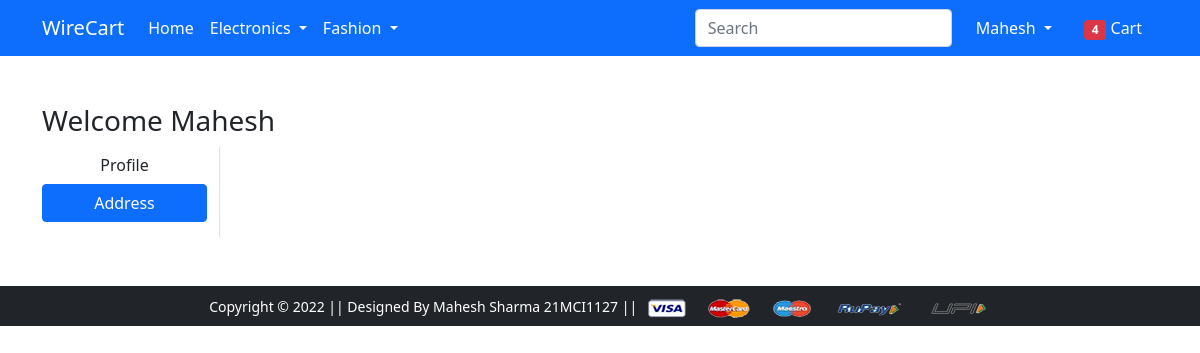
Page /address/ (signed in) on the earlier database version.
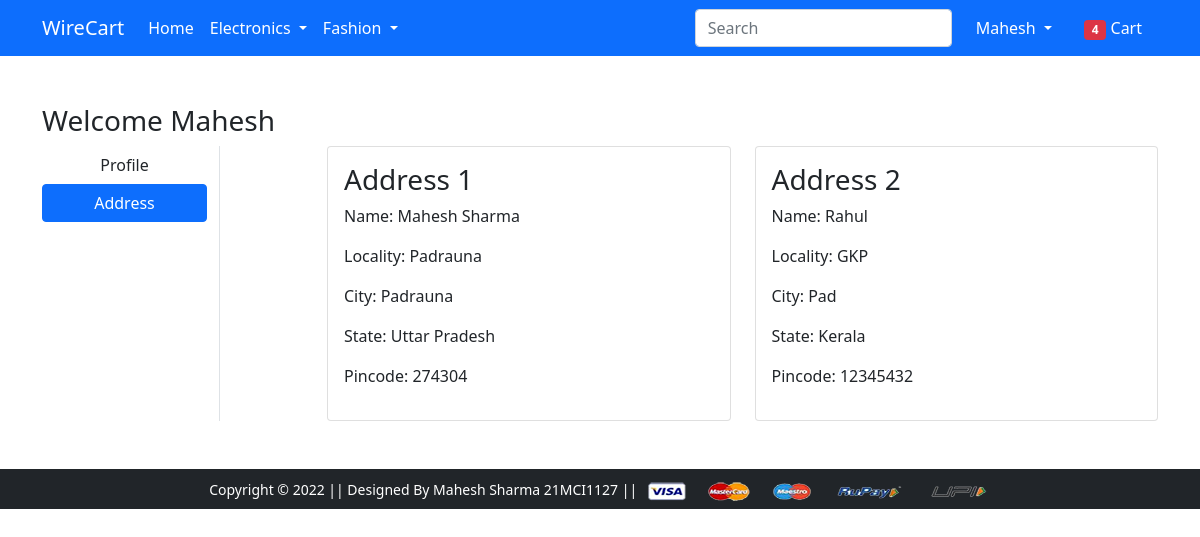
Same page on the later database version.
### app/models.py (models this page shows, shortened)
class Customer ( models.Model ) :
    user = models.ForeignKey ( User , on_delete = models.CASCADE )
    name = models.CharField ( max_length = 200 )
    locality = models.CharField ( max_length = 200 )
    city = models.CharField ( max_length = 50 )
    zipcode = models.IntegerField()
    state = models.CharField(choices = STATE_CHOICES , max_length = 50)

### app/views.py (the view)
# urls.py: path('address/', views.address, name='address'),
def address(request):
    add = Customer.objects.filter(user=request.user)
    return render(request, 'app/address.html',{'add':add,'active':'btn-primary'})

### app/templates/app/address.html (shortened to what this page needs)
{% extends 'app/base.html' %}
{% load static %}
{% block main-content %}
<div class="container my-5">
 <div class="row">
 <h3>Welcome <span class="text-capitalize" >{{request.user}}</span></h3>
  <div class="col-sm-2 border-end">
   <ul class="list-unstyled">
    <li class="d-grid"><a href="{% url 'profile' %}" class="btn">Profile</a></li>
    <li class="d-grid"><a href="{% url 'address' %}" class="btn {{active}}">Address</a></li>
   </ul>
  </div>
  <div class="col-sm-9 offset-sm-1">
   <div class="row">
    {% for ad in add %}
    <div class="col-sm-6">
     <div class="card">
      <div class="card-body">
       <h3>Address {{ad.id}} </h3>
       <p>Name: {{ad.name}} </p>
       <p>Locality: {{ad.locality}} </p>
       <p>City: {{ad.city}} </p>
       <p>State: {{ad.state}} </p>
       <p>Pincode: {{ad.zipcode}} </p>
      </div>
     </div>
    </div>
    {% endfor %}
    </div>
   </div>
  </div>
 </div>
{% endblock main-content %}

### app/templates/app/base.html (shortened to what this page needs)
<!doctype html>
{% load static %}
<html lang="en">
  <head>
    <link rel="stylesheet" href="{% static 'app/css/bootstrap.min.css' %}">
    <link rel="stylesheet" href="{% static 'app/css/owl.carousel.min.css' %}">
    <link rel="stylesheet" href="{% static 'app/css/all.min.css' %}">
    <link rel="stylesheet" href="{% static 'app/css/style.css' %}">
  </head>
  <body>
    <nav class="navbar navbar-expand-lg navbar-dark bg-primary">
     <div class="container">
       <a class="navbar-brand" href="/">WireCart</a>
       <div class="collapse navbar-collapse" id="navbarSupportedContent">
         <ul class="navbar-nav me-auto mb-2 mb-lg-0">
           <li class="nav-item">
             <a class="nav-link active" aria-current="page" href="/">Home</a>
           </li>
           <li class="nav-item dropdown">
             <a class="nav-link dropdown-toggle text-white" href="#" id="electronicsDropdown" role="button" data-bs-toggle="dropdown" aria-expanded="false">
               Electronics
             </a>
           </li>
           <li class="nav-item dropdown">
             <a class="nav-link dropdown-toggle text-white" href="#" id="fashionDropdown" role="button" data-bs-toggle="dropdown" aria-expanded="false">
               Fashion
             </a>
           </li>
         </ul>
         <form class="d-flex">
           <input class="form-control me-2" type="search" placeholder="Search" aria-label="Search">
         </form>
         <div>
          <ul class="navbar-nav me-auto mb-2 mb-lg-0">
            {% if request.user.is_authenticated %}
           <li class="nav-item dropdown mx-2">
              <a class="nav-link dropdown-toggle text-white" href="#" id="profileDropdown" role="button" data-bs-toggle="dropdown" aria-expanded="false">
                {{request.user.username|capfirst}}
              </a>
            </li>
            <li class="nav-item mx-2">
             <a href="{% url 'add-to-cart' %}" class="nav-link text-white"><span class="badge bg-danger">4</span> Cart </a>
            </li>
            {% endif %}
          </ul>
         </div>
       </div>
     </div>
    </nav>
    {% block main-content %} {% endblock main-content %}
    <footer class="container-fluid bg-dark text-center p-2 mt-5">
        <small class="text-white">Copyright &copy; 2022 || Designed By Mahesh Sharma 21MCI1127 || </small>
        <img src="{% static 'app/images/payment.png' %}" alt="" srcset="" class="img-fluid" height="2px">
    </footer>
  </body>
</html>

Differences in the rows shown:
added Customer: id "1", name "Mahesh Sharma", locality "Padrauna", city "Padrauna", state "Uttar Pradesh", zipcode "274304"
added Customer: id "2", name "Rahul", locality "GKP", city "Pad", state "Kerala", zipcode "12345432"
